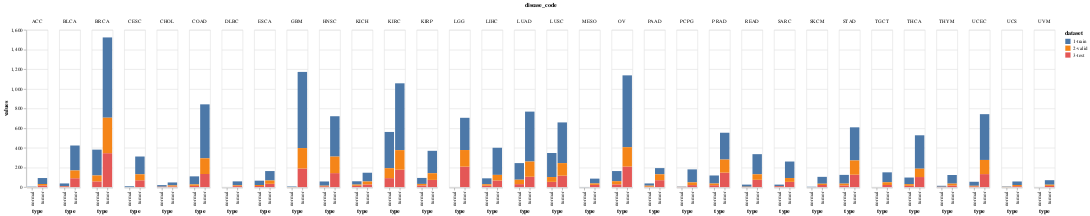

The notebook cell this image was saved under:
### Code cell
Chart(value_count).mark_bar().encode(x='type:N',y=Y('values', axis=Axis(grid=True)), column=Column('disease_code:N'), color='dataset:N')

### Figure 1 — Vega-Lite specification as saved in the notebook (floating-point values rounded to 4 significant figures; data arrays with more than 128 entries replaced by an {"elided": "..."} marker saying what was removed)
{"datasets": {"data-9ca79ae6453daf408f6b5ba20ded4613": {"elided": "171 records"}}, "encoding": {"y": {"field": "values", "type": "quantitative", "axis": {"grid": true}}, "column": {"field": "disease_code", "type": "nominal"}, "color": {"field": "dataset", "type": "nominal"}, "x": {"field": "type", "type": "nominal"}}, "$schema": "https://vega.github.io/schema/vega-lite/v4.0.2.json", "config": {"view": {"continuousHeight": 300, "continuousWidth": 400}}, "data": {"name": "data-9ca79ae6453daf408f6b5ba20ded4613"}, "mark": "bar"}
